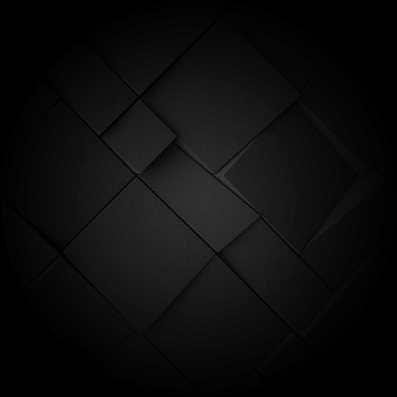
#> input picture tools/assets/bg.png, 397 x 397 px
$ python gen_images.py
#> lines starting #> are read from the running program, lines starting #| are printed output that depends on the picture
"""
gen_images.py - Converts the bitmaps of the watch UI (tools/assets) into LVGL 9 C images in
Smartwatch/src/assets/images, plus images.h.

  python tools/gen_images.py

RGB565 with ordered (Bayer) dithering, which keeps dark gradients free of banding. Needs
Pillow (pip install pillow).
"""
import os

from PIL import Image

TOOLS = os.path.dirname(os.path.abspath(__file__))
REPO = os.path.dirname(TOOLS)
ASSETS = os.path.join(TOOLS, "assets")
OUT = os.path.join(REPO, "Smartwatch", "src", "assets", "images")
SCREEN_W = 368
BAYER = [[0, 8, 2, 10], [12, 4, 14, 6], [3, 11, 1, 9], [15, 7, 13, 5]]


def to_rgb565(im):
    w, h = im.size
    px = im.load()
    out = bytearray()
    for y in range(h):
        for x in range(w):
            r, g, b = px[x, y][:3]
            t = (BAYER[y % 4][x % 4] + 0.5) / 16.0
            r5 = min(31, int(r * 31 / 255 + t))
            g6 = min(63, int(g * 63 / 255 + t))
            b5 = min(31, int(b * 31 / 255 + t))
            v = (r5 << 11) | (g6 << 5) | b5
            out += bytes((v & 0xFF, v >> 8))
    return out


def write_image(name, im, what, summary, source):
    data = to_rgb565(im)
    w, h = im.size
    lines = [
        "/*",
        f" * {name}.c - {what}",
        f" * {w}x{h} RGB565, ordered dithering. Generated by tools/gen_images.py from",
        f" * tools/assets/{source}: do not edit.",
        " */",
        '#include "lvgl.h"',
        "",
        "#ifndef LV_ATTRIBUTE_MEM_ALIGN",
        "#define LV_ATTRIBUTE_MEM_ALIGN",
        "#endif",
        "#ifndef LV_ATTRIBUTE_LARGE_CONST",
        "#define LV_ATTRIBUTE_LARGE_CONST",
        "#endif",
        "",
        f"static const LV_ATTRIBUTE_MEM_ALIGN LV_ATTRIBUTE_LARGE_CONST uint8_t {name}_map[] = {{",
    ]
    for i in range(0, len(data), 24):
        lines.append("  " + ",".join(f"0x{b:02X}" for b in data[i:i + 24]) + ",")
    lines += [
        "};",
        "",
        f"const lv_image_dsc_t {name} = {{",
        "  .header = {",
        "    .magic = LV_IMAGE_HEADER_MAGIC,",
        "    .cf = LV_COLOR_FORMAT_RGB565,",
        "    .flags = 0,",
        f"    .w = {w},",
        f"    .h = {h},",
        f"    .stride = {w * 2},",
        "  },",
        f"  .data_size = sizeof({name}_map),",
        f"  .data = {name}_map,",
        "};",
        "",
    ]
    path = os.path.join(OUT, name + ".c")
    open(path, "w", encoding="utf-8", newline="\n").write("\n".join(lines))
    print(f"  {name}.c  {w}x{h}  {len(data) // 1024} kB of pixels")
    return f"{name:<13} {w}x{h} RGB565 {summary}"


def main():
    print("Images ->", os.path.relpath(OUT, REPO))
    listing = []
    bg = Image.open(os.path.join(ASSETS, "bg.png")).convert("RGB")
#> bg is the input picture: PIL image 397x397 RGB; min 0, max 62, mean 12.4
    left = (bg.size[0] - SCREEN_W) // 2
#> left = 14
    bg = bg.crop((left, 0, left + SCREEN_W, bg.size[1]))
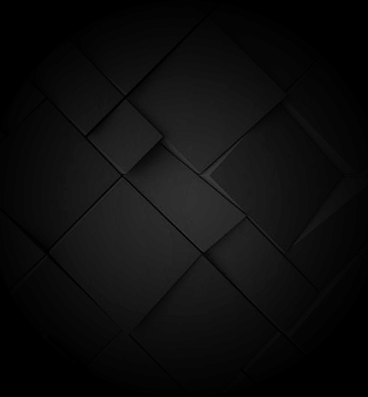
#> bg: PIL image 368x397 RGB; min 0, max 62, mean 13.3
    listing.append(("img_face_bg", write_image(
        "img_face_bg", bg, "Background of the watch faces and tiles: dark geometric tiles, round vignette.",
        "background of the watch faces and tiles", "bg.png")))
#> the loop in write_image, `for i in range(0, len(data), 24):` made 12175 passes
#> i on passes 2 to 4: 24, 48, 72
#> after the loop in write_image, `for i in range(0, len(data), 24):`: lines = 12190 items
#|   img_face_bg.c  368x397  285 kB of pixels

    header = [
        "/*",
        " * images.h - Bitmaps of the watch UI. Generated by tools/gen_images.py: do not edit.",
        " *",
    ] + [f" *   {text}" for _, text in listing] + [
        " */",
        "#pragma once",
        "",
        '#include "lvgl.h"',
        "",
        "#ifdef __cplusplus",
        'extern "C" {',
        "#endif",
        "",
    ] + [f"LV_IMAGE_DECLARE({name});" for name, _ in listing] + [
        "",
        "#ifdef __cplusplus",
        "}",
        "#endif",
        "",
    ]
#> header = 19 items
    open(os.path.join(OUT, "images.h"), "w", encoding="utf-8", newline="\n").write("\n".join(header))


if __name__ == "__main__":
    main()
